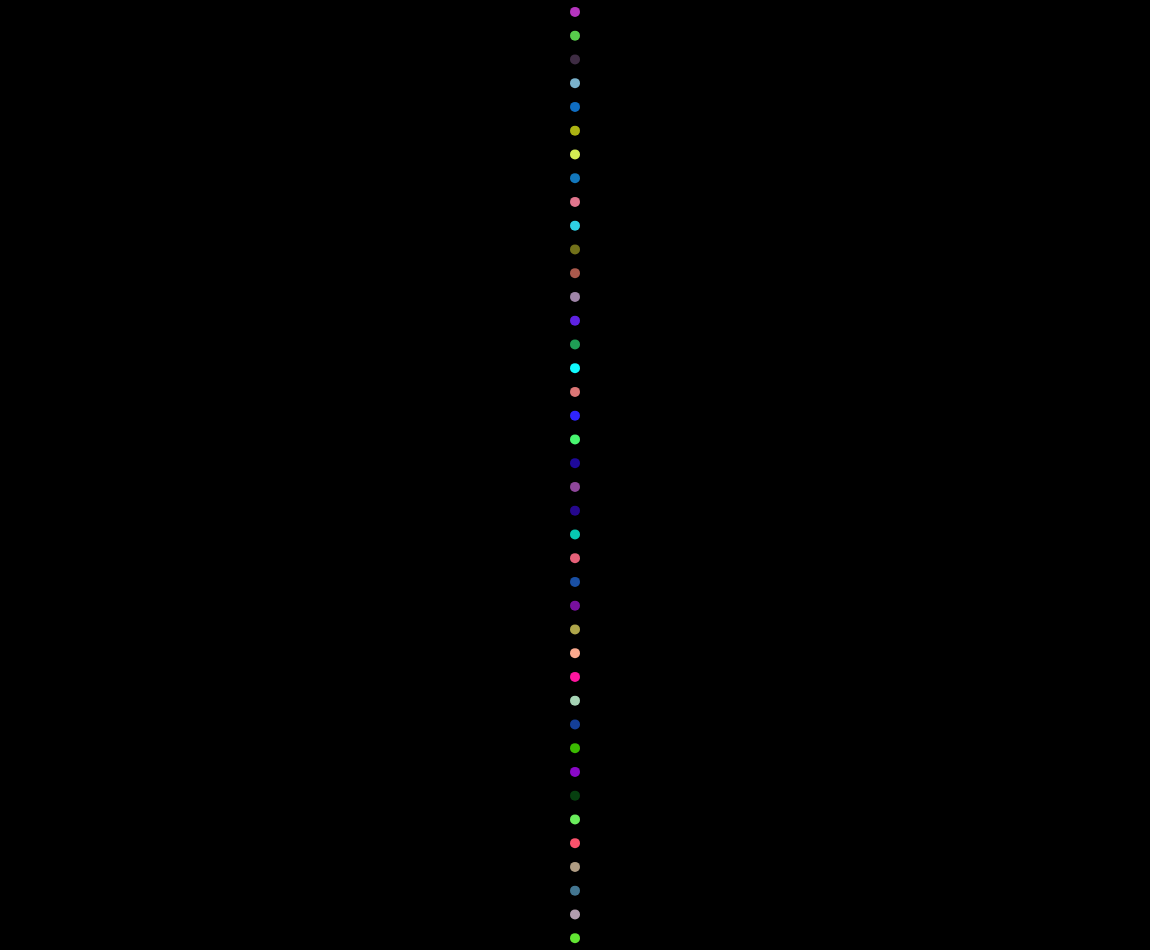
Frame 1 (no input)
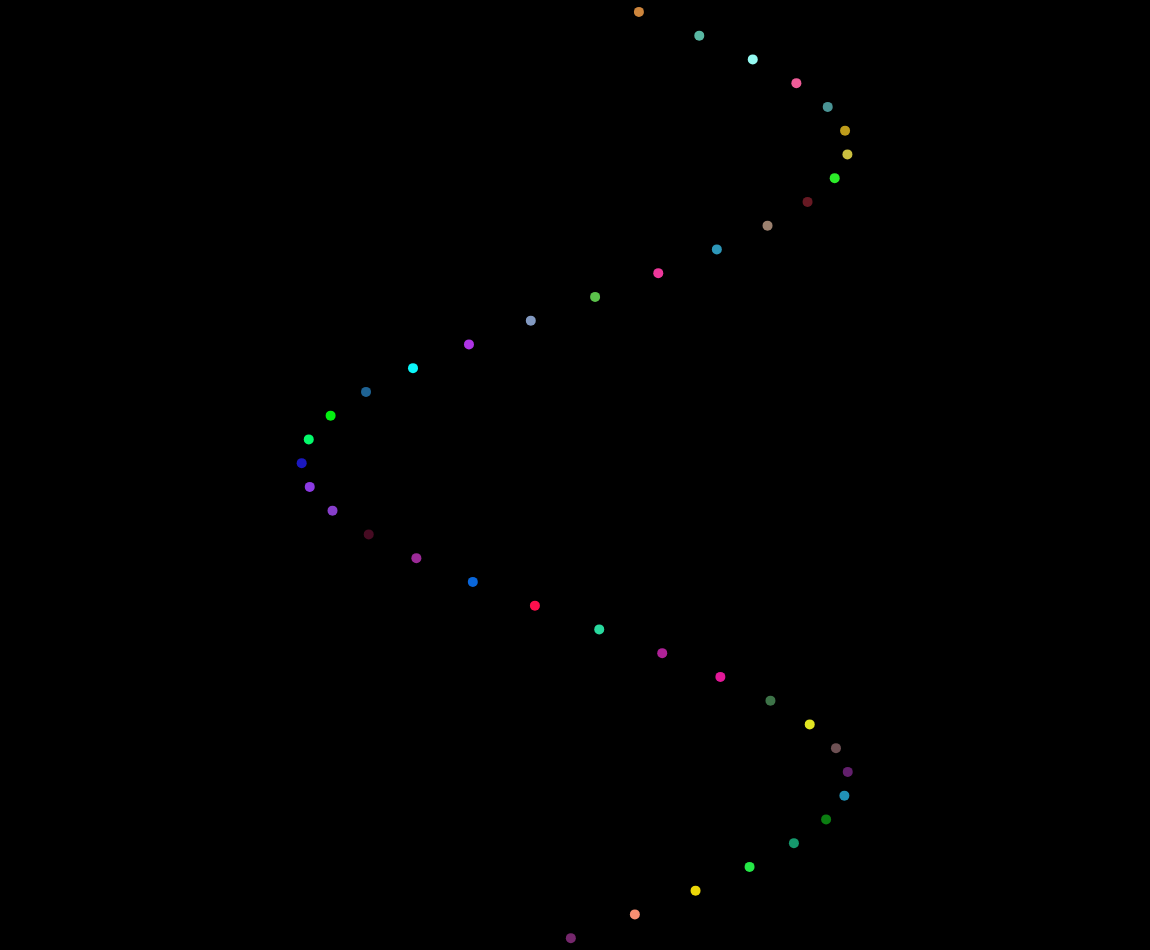
Frame 60 (no input)
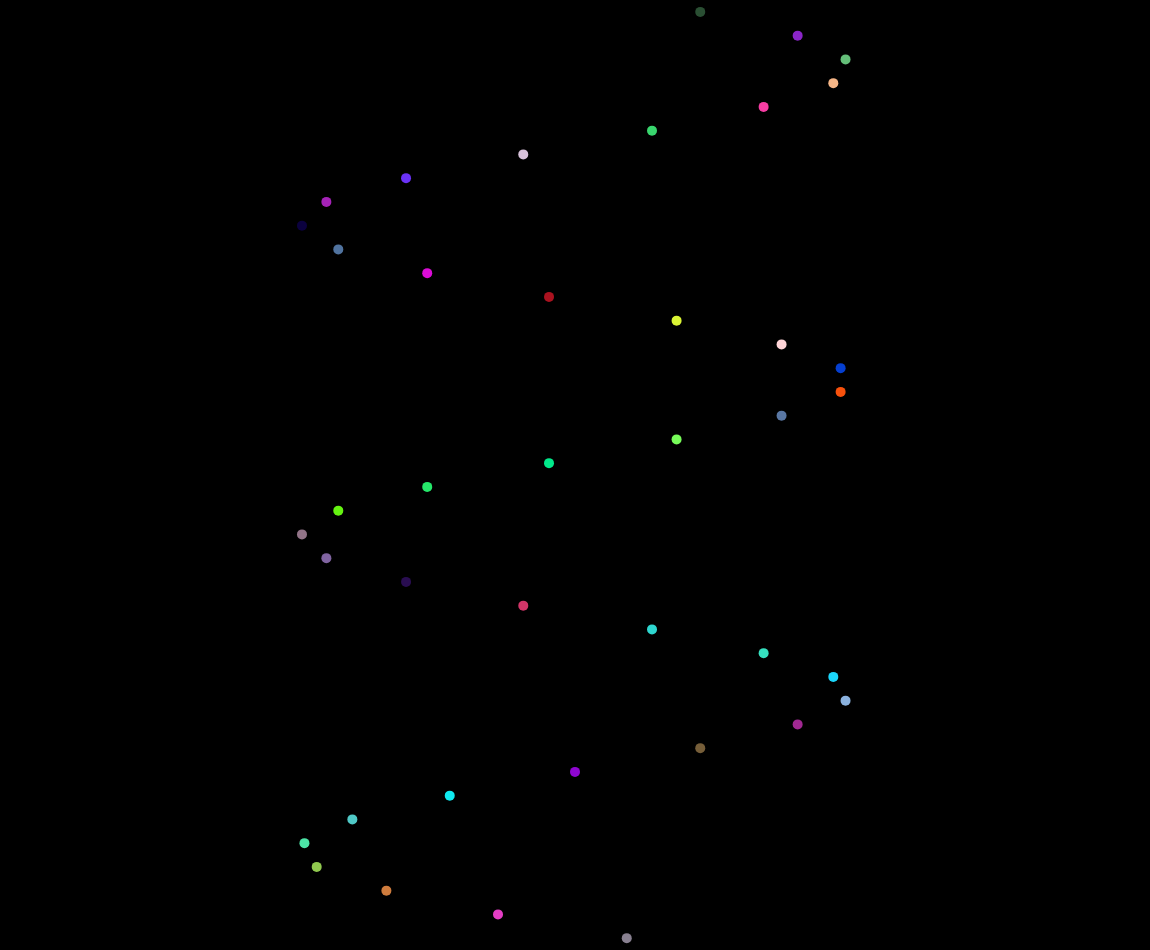
Frame 120 (the mouse pressed at the canvas centre since frame 60)

The p5.js sketch that drew these frames (run headless with seeded random() and noise() and a simulated clock; from frame 60 on, the mouse is pressed at the canvas centre):

// p5.js sketch
// ── sketch.js
let balls = [];

class Ball {
  constructor(posX, posY, radius, offsetX) {
    this.posX = posX;
    this.posY = posY;
    this.diameter = radius * 2;
    this.speedY = 0.1;
    this.speedX = 0;
    this.offsetX = offsetX;
  }

  show() {
    let color = [random(255), random(255), random(255)]
    noStroke();
    fill(color);
    ellipse(this.posX, this.posY, this.diameter);
  }

  move() {
    this.speedX += this.offsetX;
    this.posX = map(
      sin(this.speedX),
      sin(-1),
      sin(1),
      width * 0.3,
      width * 0.7
    );
  }
}

function setup() {
  let canvas = createCanvas(innerWidth - 50, innerHeight - 50);
  let noOfBalls = 40;
  let totalOffset = height / noOfBalls;
  for (let i = 0; i < noOfBalls; i++) {
    let offsetX = (i + 1) / 250;
    let posYOffset = totalOffset * (i + 0.5);
    balls.push(new Ball(width / 2, posYOffset, 5, offsetX));
  }
}

function draw() {
  background(0);
  balls.forEach(ball => {
    ball.show();
    ball.move();
  });
}

// ── index.css
body {
  padding: 0;
  margin: 0;
  font-family: "Lato", helvetica, sans-serif;
  text-align: center;
}

canvas {
  border: 1px solid rgba(0, 0, 0, 0.1);
  box-shadow: 1px 1px 4px #bbb;
  border-radius: 10px;
}

.header {
  letter-spacing: 5px;
  color: rgba(0, 0, 0, 0.2);
  padding: 0 50px;
}

#toolbar {
  vertical-align: middle;
  text-align: center;
}

h1 {
  display: inline-block;
}

#speed-slider {
}

#size-slider {
}
